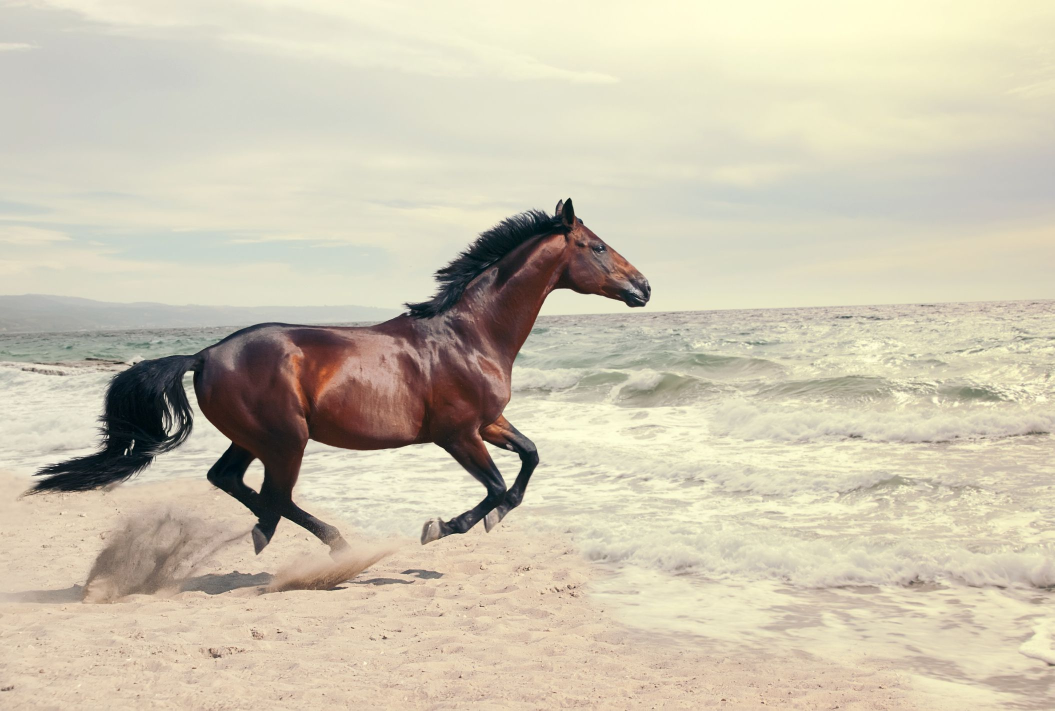
#> input picture 03_computer_vision/01_basics/02_interpolation_feature_extraction/images/horse.jpg, 2109 x 1421 px (shown at 1/2 size)
$ jupyter execute feature_extractors.ipynb
#> lines starting #> are read from the running program, lines starting #| are printed output that depends on the picture
[cell 1]
import cv2
import numpy as np
import matplotlib.pyplot as plt

[cell 2]
# SIFT (Scale-Invariant Feature Transform) is a feature detection algorithm in computer vision to detect and describe local features in images

image = cv2.imread("./images/horse.jpg")
#> image is the input picture: shape (1421, 2109, 3); mean B, G, R 176.6, 196.9, 205.1
gray = cv2.cvtColor(image, cv2.COLOR_BGR2GRAY)
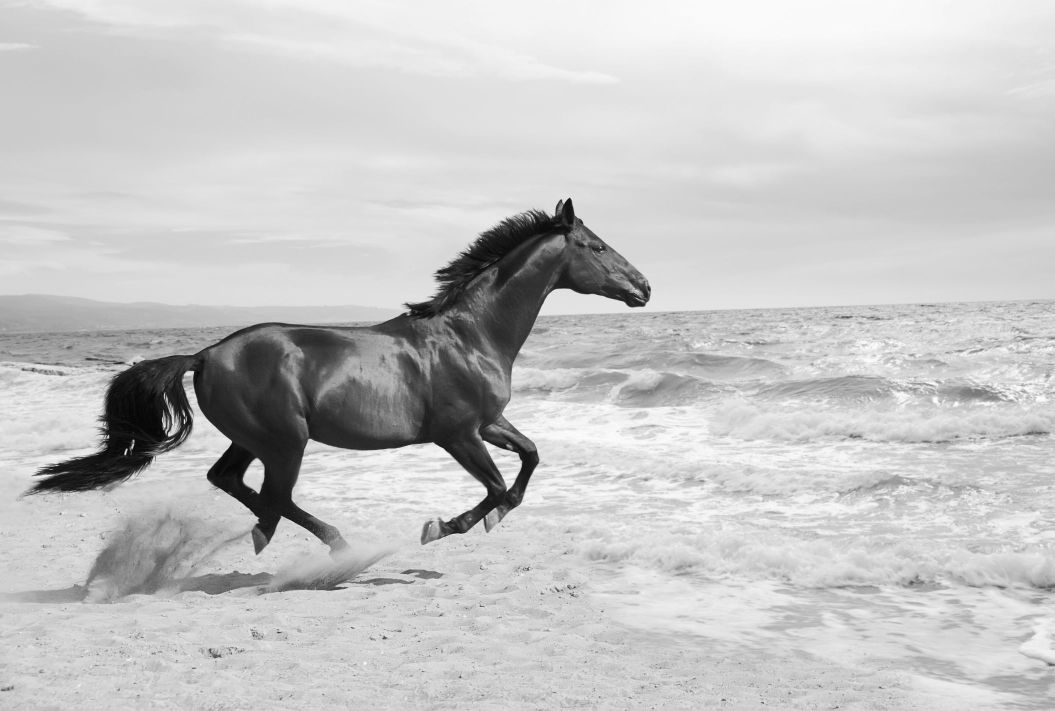
#> gray: shape (1421, 2109) (shown at 1/2 size); min 0, max 254, mean 197

[cell 3]
sift = cv2.SIFT_create()

keypoints, descriptors = sift.detectAndCompute(gray, None)
#> keypoints = 4800 keypoints; strongest (x, y, size): (509, 951, 31), (251, 907, 3.5), (369, 846, 2.2), (253, 899, 2.8)

[cell 4]
sift_image = cv2.drawKeypoints(gray, keypoints, image)
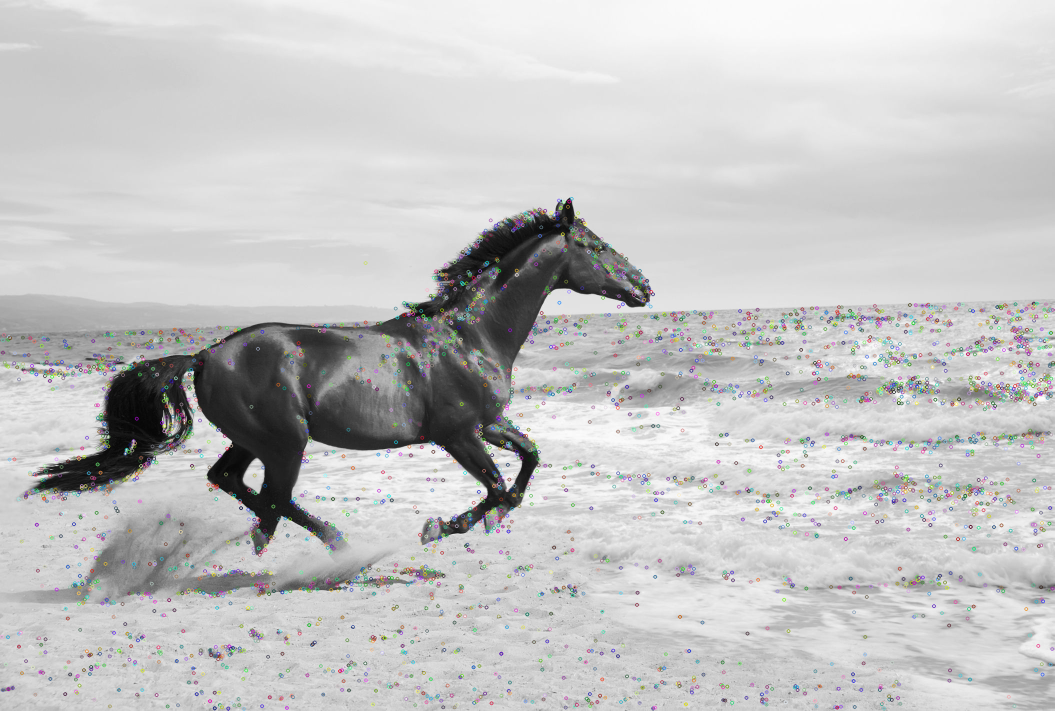
#> sift_image: shape (1421, 2109, 3) (shown at 1/2 size); mean B, G, R 195.8, 195.7, 195.7

[cell 5]
plt.figure(figsize=(12, 6))

# Plot the original image
plt.subplot(1, 2, 1)
plt.imshow(cv2.cvtColor(image, cv2.COLOR_BGR2RGB))
plt.title('Original Image')
plt.axis('off')

# Plot the SIFT image
plt.subplot(1, 2, 2)
plt.imshow(cv2.cvtColor(sift_image, cv2.COLOR_BGR2RGB))
plt.title('SIFT Image')
plt.axis('off')

plt.show()
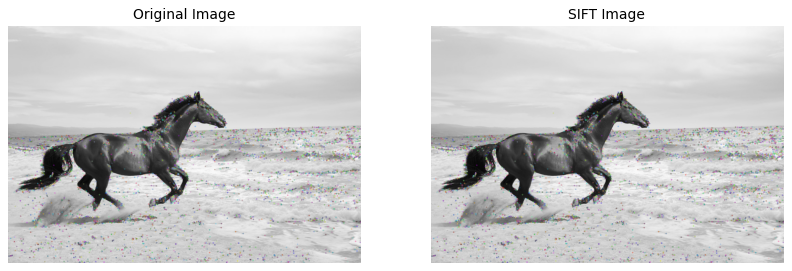
#> figure drawn by matplotlib, 2 panels

[cell 6]
# SURF (Speeded-Up Robust Features) is a feature detection algorithm in computer vision to detect and describe local features in images

[cell 7]
orb = cv2.ORB_create()

keypoints, descriptors = orb.detectAndCompute(gray, None)
#> keypoints = 500 keypoints; strongest (x, y, size): (1137, 397, 53.6), (1139, 397, 44.6), (1137, 398, 77.1), (1139, 396, 31)

surf_image = cv2.drawKeypoints(gray, keypoints, None, (255, 0, 0), 4)
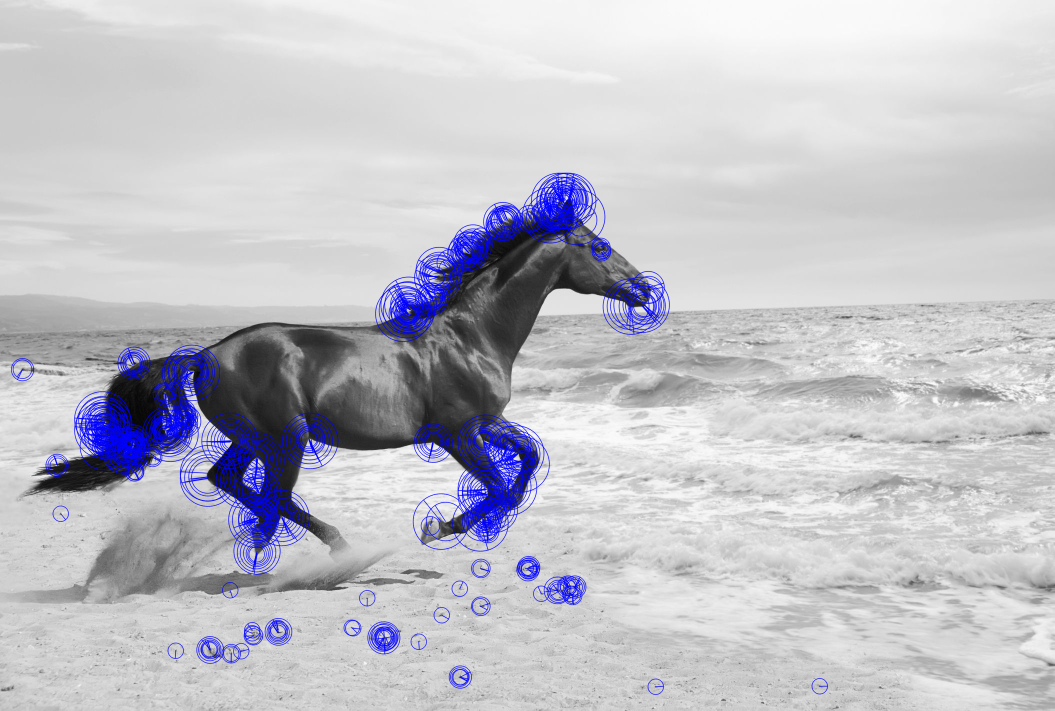
#> surf_image: shape (1421, 2109, 3) (shown at 1/2 size); mean of channels 0, 1, 2 200.9, 192.9, 192.9; drawn as B, G, R

plt.figure(figsize=(12, 6))
plt.subplot(1, 2, 1)
plt.imshow(cv2.cvtColor(image, cv2.COLOR_BGR2RGB))
plt.title('Original Image')
plt.axis('off')

plt.subplot(1, 2, 2)
plt.imshow(surf_image)
plt.title('SURF Image')
plt.axis('off')

plt.show()
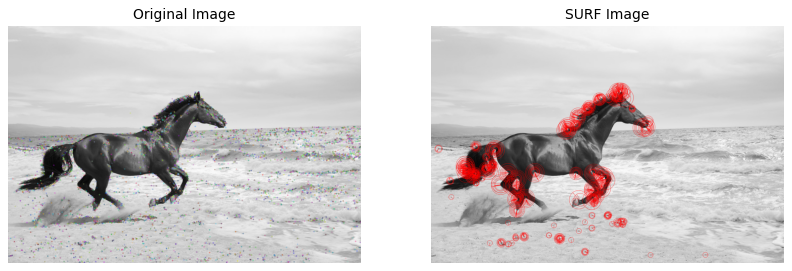
#> figure drawn by matplotlib, 2 panels

[cell 8]
from skimage.feature import hog
from skimage import exposure


image = cv2.imread("./images/horse.jpg")
image = cv2.cvtColor(image, cv2.COLOR_BGR2RGB)

fd, hog_image = hog(
    image,
    orientations=8,
    pixels_per_cell=(16, 16),
    cells_per_block=(1, 1),
    visualize=True,
    channel_axis=-1,
)
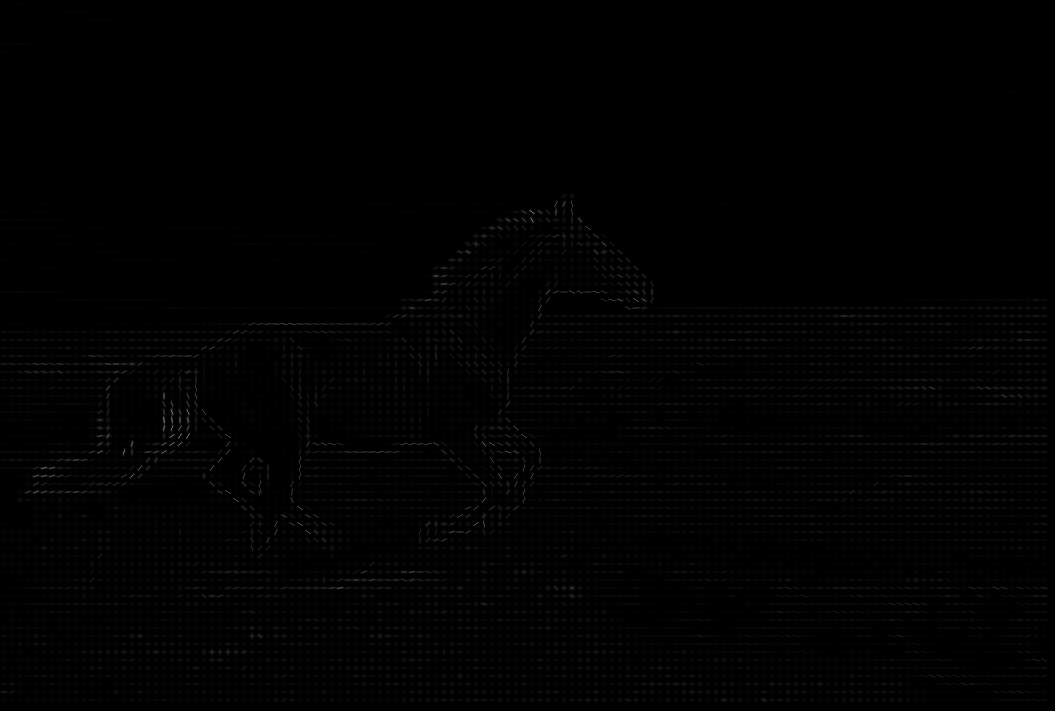
#> hog_image: shape (1421, 2109) float64 (shown at 1/2 size); min 0, max 54.68, mean 0.4; drawn with min black and max white

fig, (ax1, ax2) = plt.subplots(1, 2, figsize=(8, 4), sharex=True, sharey=True)

ax1.axis('off')
ax1.imshow(image, cmap=plt.cm.gray)
ax1.set_title('Input image')

# Rescale histogram for better display
hog_image_rescaled = exposure.rescale_intensity(hog_image, in_range=(0, 10))
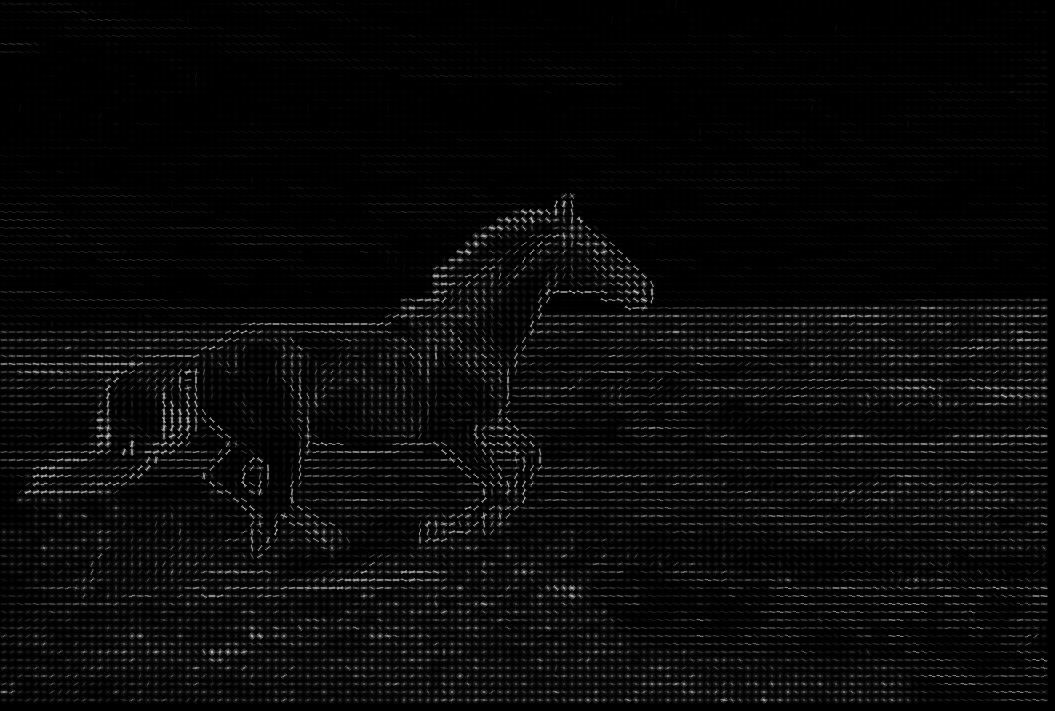
#> hog_image_rescaled: shape (1421, 2109) float64 (shown at 1/2 size); min 0, max 1, mean 0.0342

ax2.axis('off')
ax2.imshow(hog_image_rescaled, cmap=plt.cm.gray)
ax2.set_title('Histogram of Oriented Gradients')
plt.show()

$ run again, with 03_computer_vision/01_basics/02_interpolation_feature_extraction/images/cat.jpeg copied over 03_computer_vision/01_basics/02_interpolation_feature_extraction/images/horse.jpg
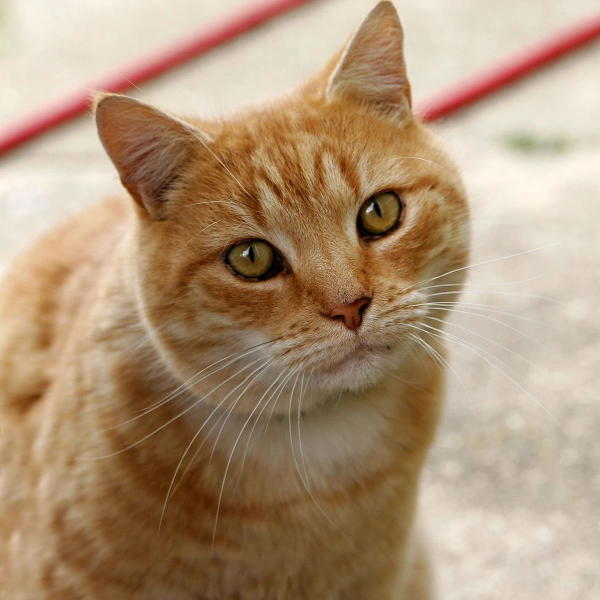
#> input picture 03_computer_vision/01_basics/02_interpolation_feature_extraction/images/cat.jpeg, 1200 x 1199 px (shown at 1/2 size)
#> image is the input picture: shape (1199, 1200, 3); mean B, G, R 120.8, 149, 175.8
#> `keypoints, descriptors = sift.detectAndCompute(gray, None)`: keypoints = 1787 keypoints; strongest (x, y, size): (491, 506, 8.1), (487, 509, 2.3), (733, 468, 27.8), (745, 409, 4)
#> `plt.show()`:
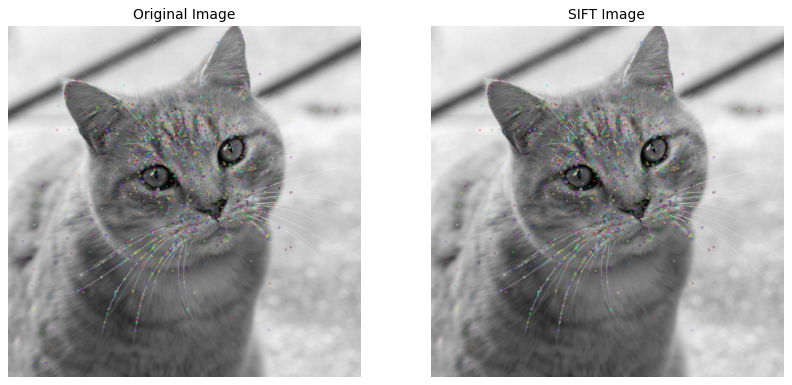
#> figure drawn by matplotlib, 2 panels
#> `keypoints, descriptors = orb.detectAndCompute(gray, None)`: keypoints = 500 keypoints; strongest (x, y, size): (734, 422, 31), (486, 509, 31), (744, 412, 92.6), (740, 415, 64.3)
#> `hog_image_rescaled = exposure.rescale_intensity(hog_image, in_range=(0..`:
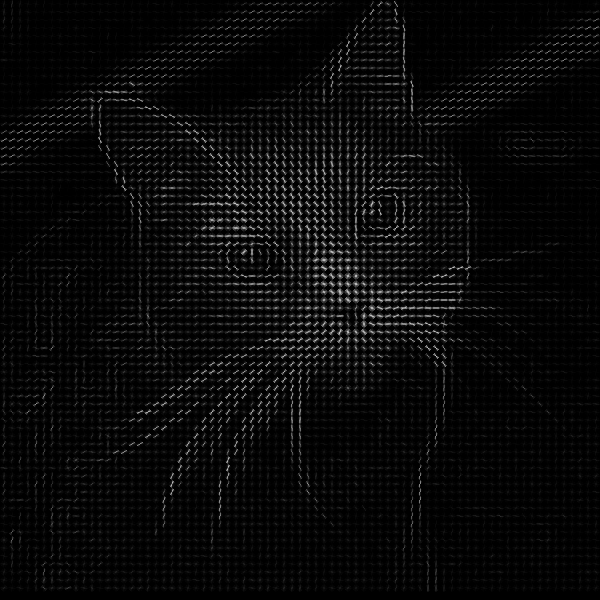
#> hog_image_rescaled: shape (1199, 1200) float64 (shown at 1/2 size); min 0, max 1, mean 0.0378
